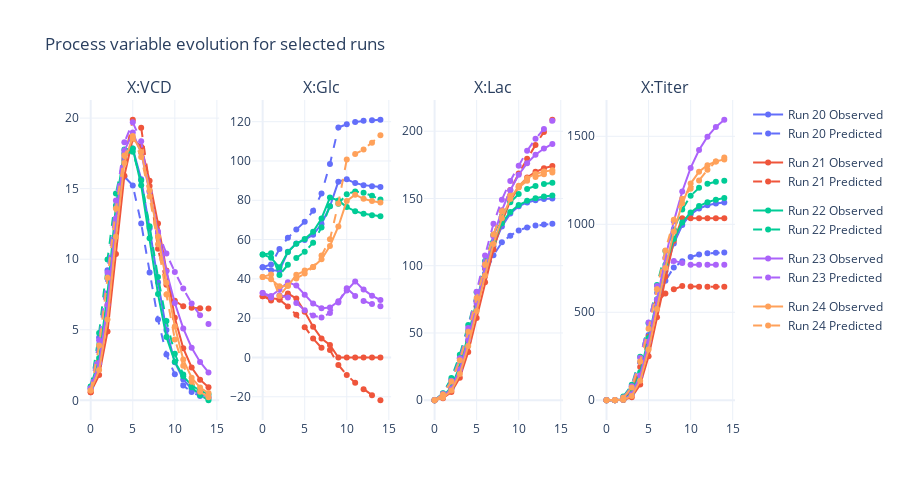

Write notebook code for a chart like this one.
### Code cell
plot_predicted_profile(
    X_test.transpose(1, 2, 0), 
	X_test_pred.transpose(1, 2, 0), 
	X_columns, select_runs=[20, 21, 22, 23, 24], height=500
)

### Figure 1 — Plotly figure (JSON) as saved in the notebook; plotly's stock layout.template omitted (floating-point values rounded to 4 significant figures)
{"data": [{"legendgroup": "group_20", "marker": {"color": "#636EFA"}, "name": "Run 20 Observed", "showlegend": true, "type": "scatter", "x": [0, 1, 2, 3, 4, 5, 6, 7, 8, 9, 10, 11, 12, 13, 14], "xaxis": "x", "y": [0.8214, 2.541, 6.62, 12.7, 17.19, 17.85, 15.67, 12.19, 8.37, 4.976, 2.706, 1.475, 0.8075, 0.4436, 0.2441], "yaxis": "y"}, {"legendgroup": "group_20", "line": {"dash": "dash"}, "marker": {"color": "#636EFA"}, "name": "Run 20 Predicted", "showlegend": true, "type": "scatter", "x": [0, 1, 2, 3, 4, 5, 6, 7, 8, 9, 10, 11, 12, 13, 14], "xaxis": "x", "y": [0.8214, 4.447, 9.22, 13.67, 15.86, 15.23, 12.54, 9.062, 5.721, 3.247, 1.839, 1.043, 0.5859, 0.3113, 0.1408], "yaxis": "y"}, {"legendgroup": "group_20", "marker": {"color": "#636EFA"}, "name": "Run 20 Observed", "showlegend": false, "type": "scatter", "x": [0, 1, 2, 3, 4, 5, 6, 7, 8, 9, 10, 11, 12, 13, 14], "xaxis": "x2", "y": [45.92, 44.45, 44.13, 53.79, 58.05, 59.83, 62.47, 67.93, 76.95, 89.49, 90.73, 88.78, 87.72, 87.13, 86.81], "yaxis": "y2"}, {"legendgroup": "group_20", "line": {"dash": "dash"}, "marker": {"color": "#636EFA"}, "name": "Run 20 Predicted", "showlegend": false, "type": "scatter", "x": [0, 1, 2, 3, 4, 5, 6, 7, 8, 9, 10, 11, 12, 13, 14], "xaxis": "x2", "y": [45.92, 47.32, 55.17, 60.9, 65.12, 69.03, 74.65, 83.52, 98.52, 117.0, 118.8, 119.8, 120.4, 120.8, 121.0], "yaxis": "y2"}, {"legendgroup": "group_20", "marker": {"color": "#636EFA"}, "name": "Run 20 Observed", "showlegend": false, "type": "scatter", "x": [0, 1, 2, 3, 4, 5, 6, 7, 8, 9, 10, 11, 12, 13, 14], "xaxis": "x3", "y": [0, 2.212, 8.471, 22.32, 44.25, 69.92, 94.3, 114.4, 129.2, 138.8, 144.1, 147.0, 148.6, 149.5, 150.0], "yaxis": "y3"}, {"legendgroup": "group_20", "line": {"dash": "dash"}, "marker": {"color": "#636EFA"}, "name": "Run 20 Predicted", "showlegend": false, "type": "scatter", "x": [0, 1, 2, 3, 4, 5, 6, 7, 8, 9, 10, 11, 12, 13, 14], "xaxis": "x3", "y": [0, 4.989, 15.06, 31.32, 51.72, 73.3, 92.68, 107.8, 117.4, 122.3, 126.3, 128.5, 129.8, 130.6, 131.1], "yaxis": "y3"}, {"legendgroup": "group_20", "marker": {"color": "#636EFA"}, "name": "Run 20 Observed", "showlegend": false, "type": "scatter", "x": [0, 1, 2, 3, 4, 5, 6, 7, 8, 9, 10, 11, 12, 13, 14], "xaxis": "x4", "y": [0, 0.1271, 3.201, 31.21, 132.7, 315.7, 532.1, 733.2, 890.8, 995.9, 1056.0, 1090.0, 1108.0, 1118.0, 1124.0], "yaxis": "y4"}, {"legendgroup": "group_20", "line": {"dash": "dash"}, "marker": {"color": "#636EFA"}, "name": "Run 20 Predicted", "showlegend": false, "type": "scatter", "x": [0, 1, 2, 3, 4, 5, 6, 7, 8, 9, 10, 11, 12, 13, 14], "xaxis": "x4", "y": [0, 1.687, 17.6, 76.12, 215.5, 371.4, 530.4, 679.4, 754.5, 790.0, 814.1, 828.1, 834.9, 838.3, 840.2], "yaxis": "y4"}, {"legendgroup": "group_21", "marker": {"color": "#EF553B"}, "name": "Run 21 Observed", "showlegend": true, "type": "scatter", "x": [0, 1, 2, 3, 4, 5, 6, 7, 8, 9, 10, 11, 12, 13, 14], "xaxis": "x", "y": [0.5765, 1.787, 4.877, 10.37, 15.92, 18.53, 17.98, 15.56, 12.52, 9.203, 5.85, 3.697, 2.328, 1.463, 0.9179], "yaxis": "y"}, {"legendgroup": "group_21", "line": {"dash": "dash"}, "marker": {"color": "#EF553B"}, "name": "Run 21 Predicted", "showlegend": true, "type": "scatter", "x": [0, 1, 2, 3, 4, 5, 6, 7, 8, 9, 10, 11, 12, 13, 14], "xaxis": "x", "y": [0.5765, 2.782, 6.741, 11.79, 17.03, 19.88, 19.32, 15.18, 10.73, 8.195, 7.055, 6.666, 6.557, 6.523, 6.501], "yaxis": "y"}, {"legendgroup": "group_21", "marker": {"color": "#EF553B"}, "name": "Run 21 Observed", "showlegend": false, "type": "scatter", "x": [0, 1, 2, 3, 4, 5, 6, 7, 8, 9, 10, 11, 12, 13, 14], "xaxis": "x2", "y": [31.22, 30.19, 29.67, 32.61, 29.97, 23.28, 15.7, 9.675, 6.368, -8.746e-08, -2.679e-09, 6.55e-09, 3.792e-09, -3.011e-08, 1.233e-08], "yaxis": "y2"}, {"legendgroup": "group_21", "line": {"dash": "dash"}, "marker": {"color": "#EF553B"}, "name": "Run 21 Predicted", "showlegend": false, "type": "scatter", "x": [0, 1, 2, 3, 4, 5, 6, 7, 8, 9, 10, 11, 12, 13, 14], "xaxis": "x2", "y": [31.22, 29.06, 29.39, 26.0, 21.71, 15.35, 9.597, 4.935, 3.782, -3.804, -8.93, -12.88, -16.23, -19.17, -21.77], "yaxis": "y2"}, {"legendgroup": "group_21", "marker": {"color": "#EF553B"}, "name": "Run 21 Observed", "showlegend": false, "type": "scatter", "x": [0, 1, 2, 3, 4, 5, 6, 7, 8, 9, 10, 11, 12, 13, 14], "xaxis": "x3", "y": [0, 1.55, 6.05, 16.81, 35.95, 61.19, 87.78, 112.1, 132.3, 148.1, 158.8, 165.5, 169.8, 172.5, 174.2], "yaxis": "y3"}, {"legendgroup": "group_21", "line": {"dash": "dash"}, "marker": {"color": "#EF553B"}, "name": "Run 21 Predicted", "showlegend": false, "type": "scatter", "x": [0, 1, 2, 3, 4, 5, 6, 7, 8, 9, 10, 11, 12, 13, 14], "xaxis": "x3", "y": [0, 3.003, 10.14, 23.64, 43.73, 69.77, 97.7, 122.6, 141.1, 156.2, 168.6, 179.6, 189.8, 199.4, 208.5], "yaxis": "y3"}, {"legendgroup": "group_21", "marker": {"color": "#EF553B"}, "name": "Run 21 Observed", "showlegend": false, "type": "scatter", "x": [0, 1, 2, 3, 4, 5, 6, 7, 8, 9, 10, 11, 12, 13, 14], "xaxis": "x4", "y": [0, 0.08263, 1.597, 17.11, 88.95, 249.6, 471.5, 702.7, 906.0, 1034.0, 1034.0, 1034.0, 1034.0, 1034.0, 1034.0], "yaxis": "y4"}, {"legendgroup": "group_21", "line": {"dash": "dash"}, "marker": {"color": "#EF553B"}, "name": "Run 21 Predicted", "showlegend": false, "type": "scatter", "x": [0, 1, 2, 3, 4, 5, 6, 7, 8, 9, 10, 11, 12, 13, 14], "xaxis": "x4", "y": [0, 0.588, 6.955, 49.66, 189.2, 360.7, 556.7, 606.1, 630.1, 648.8, 646.2, 645.1, 645.0, 645.0, 645.0], "yaxis": "y4"}, {"legendgroup": "group_22", "marker": {"color": "#00CC96"}, "name": "Run 22 Observed", "showlegend": true, "type": "scatter", "x": [0, 1, 2, 3, 4, 5, 6, 7, 8, 9, 10, 11, 12, 13, 14], "xaxis": "x", "y": [0.9745, 2.998, 7.573, 13.79, 17.78, 17.84, 15.24, 11.48, 7.529, 4.483, 2.733, 1.699, 1.07, 0.6793, 0.4336], "yaxis": "y"}, {"legendgroup": "group_22", "line": {"dash": "dash"}, "marker": {"color": "#00CC96"}, "name": "Run 22 Predicted", "showlegend": true, "type": "scatter", "x": [0, 1, 2, 3, 4, 5, 6, 7, 8, 9, 10, 11, 12, 13, 14], "xaxis": "x", "y": [0.9745, 4.774, 9.975, 14.66, 17.5, 17.62, 15.57, 12.33, 8.731, 5.628, 3.305, 1.833, 0.9304, 0.3625, 0.00447], "yaxis": "y"}, {"legendgroup": "group_22", "marker": {"color": "#00CC96"}, "name": "Run 22 Observed", "showlegend": false, "type": "scatter", "x": [0, 1, 2, 3, 4, 5, 6, 7, 8, 9, 10, 11, 12, 13, 14], "xaxis": "x2", "y": [52.45, 50.7, 45.86, 53.69, 57.94, 60.27, 63.95, 70.77, 81.37, 79.95, 76.57, 74.48, 73.18, 72.36, 71.83], "yaxis": "y2"}, {"legendgroup": "group_22", "line": {"dash": "dash"}, "marker": {"color": "#00CC96"}, "name": "Run 22 Predicted", "showlegend": false, "type": "scatter", "x": [0, 1, 2, 3, 4, 5, 6, 7, 8, 9, 10, 11, 12, 13, 14], "xaxis": "x2", "y": [52.45, 53.03, 41.98, 47.16, 50.66, 53.83, 58.41, 66.2, 76.99, 78.26, 83.1, 84.51, 83.8, 82.29, 80.36], "yaxis": "y2"}, {"legendgroup": "group_22", "marker": {"color": "#00CC96"}, "name": "Run 22 Observed", "showlegend": false, "type": "scatter", "x": [0, 1, 2, 3, 4, 5, 6, 7, 8, 9, 10, 11, 12, 13, 14], "xaxis": "x3", "y": [0, 2.62, 9.893, 25.29, 48.48, 74.55, 98.59, 117.9, 131.6, 140.0, 145.1, 148.2, 150.2, 151.4, 152.2], "yaxis": "y3"}, {"legendgroup": "group_22", "line": {"dash": "dash"}, "marker": {"color": "#00CC96"}, "name": "Run 22 Predicted", "showlegend": false, "type": "scatter", "x": [0, 1, 2, 3, 4, 5, 6, 7, 8, 9, 10, 11, 12, 13, 14], "xaxis": "x3", "y": [0, 5.295, 16.52, 33.91, 55.96, 80.37, 103.4, 122.9, 136.6, 147.1, 153.4, 157.1, 159.3, 160.7, 161.7], "yaxis": "y3"}, {"legendgroup": "group_22", "marker": {"color": "#00CC96"}, "name": "Run 22 Observed", "showlegend": false, "type": "scatter", "x": [0, 1, 2, 3, 4, 5, 6, 7, 8, 9, 10, 11, 12, 13, 14], "xaxis": "x4", "y": [0, 0.1742, 4.579, 41.13, 158.8, 354.0, 573.5, 769.4, 916.3, 1010.0, 1068.0, 1103.0, 1126.0, 1140.0, 1149.0], "yaxis": "y4"}, {"legendgroup": "group_22", "line": {"dash": "dash"}, "marker": {"color": "#00CC96"}, "name": "Run 22 Predicted", "showlegend": false, "type": "scatter", "x": [0, 1, 2, 3, 4, 5, 6, 7, 8, 9, 10, 11, 12, 13, 14], "xaxis": "x4", "y": [0, 2.016, 20.97, 87.94, 246.5, 437.2, 654.7, 847.6, 970.3, 1084.0, 1162.0, 1207.0, 1230.0, 1242.0, 1248.0], "yaxis": "y4"}, {"legendgroup": "group_23", "marker": {"color": "#AB63FA"}, "name": "Run 23 Observed", "showlegend": true, "type": "scatter", "x": [0, 1, 2, 3, 4, 5, 6, 7, 8, 9, 10, 11, 12, 13, 14], "xaxis": "x", "y": [0.8622, 2.637, 6.776, 12.9, 17.67, 18.97, 17.53, 14.81, 11.84, 9.144, 6.892, 5.094, 3.729, 2.717, 1.972], "yaxis": "y"}, {"legendgroup": "group_23", "line": {"dash": "dash"}, "marker": {"color": "#AB63FA"}, "name": "Run 23 Predicted", "showlegend": true, "type": "scatter", "x": [0, 1, 2, 3, 4, 5, 6, 7, 8, 9, 10, 11, 12, 13, 14], "xaxis": "x", "y": [0.8622, 4.25, 9.059, 14.15, 18.28, 19.7, 18.35, 14.76, 11.96, 10.4, 9.098, 7.916, 6.862, 6.029, 5.409], "yaxis": "y"}, {"legendgroup": "group_23", "marker": {"color": "#AB63FA"}, "name": "Run 23 Observed", "showlegend": false, "type": "scatter", "x": [0, 1, 2, 3, 4, 5, 6, 7, 8, 9, 10, 11, 12, 13, 14], "xaxis": "x2", "y": [32.86, 31.32, 34.56, 38.33, 36.6, 31.92, 27.43, 25.04, 25.44, 28.58, 34.1, 38.73, 34.53, 31.47, 29.24], "yaxis": "y2"}, {"legendgroup": "group_23", "line": {"dash": "dash"}, "marker": {"color": "#AB63FA"}, "name": "Run 23 Predicted", "showlegend": false, "type": "scatter", "x": [0, 1, 2, 3, 4, 5, 6, 7, 8, 9, 10, 11, 12, 13, 14], "xaxis": "x2", "y": [32.86, 30.5, 31.7, 30.57, 27.76, 24.04, 21.32, 20.28, 22.66, 28.03, 35.27, 31.35, 28.8, 27.16, 26.07], "yaxis": "y2"}, {"legendgroup": "group_23", "marker": {"color": "#AB63FA"}, "name": "Run 23 Observed", "showlegend": false, "type": "scatter", "x": [0, 1, 2, 3, 4, 5, 6, 7, 8, 9, 10, 11, 12, 13, 14], "xaxis": "x3", "y": [0, 2.307, 8.75, 22.85, 45.23, 72.03, 98.55, 121.9, 141.1, 156.2, 167.7, 176.2, 182.5, 187.1, 190.5], "yaxis": "y3"}, {"legendgroup": "group_23", "line": {"dash": "dash"}, "marker": {"color": "#AB63FA"}, "name": "Run 23 Predicted", "showlegend": false, "type": "scatter", "x": [0, 1, 2, 3, 4, 5, 6, 7, 8, 9, 10, 11, 12, 13, 14], "xaxis": "x3", "y": [0, 4.687, 14.59, 31.23, 53.78, 80.63, 107.7, 131.2, 149.1, 163.0, 174.3, 185.4, 194.4, 201.7, 207.7], "yaxis": "y3"}, {"legendgroup": "group_23", "marker": {"color": "#AB63FA"}, "name": "Run 23 Observed", "showlegend": false, "type": "scatter", "x": [0, 1, 2, 3, 4, 5, 6, 7, 8, 9, 10, 11, 12, 13, 14], "xaxis": "x4", "y": [0, 0.1764, 3.702, 33.62, 140.0, 334.3, 573.1, 809.3, 1017.0, 1187.0, 1320.0, 1422.0, 1498.0, 1553.0, 1594.0], "yaxis": "y4"}, {"legendgroup": "group_23", "line": {"dash": "dash"}, "marker": {"color": "#AB63FA"}, "name": "Run 23 Predicted", "showlegend": false, "type": "scatter", "x": [0, 1, 2, 3, 4, 5, 6, 7, 8, 9, 10, 11, 12, 13, 14], "xaxis": "x4", "y": [0, 1.443, 15.83, 79.37, 241.6, 442.0, 649.2, 753.1, 792.0, 780.6, 770.6, 770.6, 770.6, 770.6, 770.7], "yaxis": "y4"}, {"legendgroup": "group_24", "marker": {"color": "#FFA15A"}, "name": "Run 24 Observed", "showlegend": true, "type": "scatter", "x": [0, 1, 2, 3, 4, 5, 6, 7, 8, 9, 10, 11, 12, 13, 14], "xaxis": "x", "y": [0.6888, 2.14, 5.729, 11.59, 16.82, 18.73, 17.59, 14.86, 11.61, 8.328, 5.228, 2.888, 1.607, 0.9053, 0.5136], "yaxis": "y"}, {"legendgroup": "group_24", "line": {"dash": "dash"}, "marker": {"color": "#FFA15A"}, "name": "Run 24 Predicted", "showlegend": true, "type": "scatter", "x": [0, 1, 2, 3, 4, 5, 6, 7, 8, 9, 10, 11, 12, 13, 14], "xaxis": "x", "y": [0.6888, 3.891, 8.677, 13.59, 17.35, 18.57, 17.24, 14.44, 11.06, 7.5, 4.317, 2.457, 1.319, 0.6034, 0.213], "yaxis": "y"}, {"legendgroup": "group_24", "marker": {"color": "#FFA15A"}, "name": "Run 24 Observed", "showlegend": false, "type": "scatter", "x": [0, 1, 2, 3, 4, 5, 6, 7, 8, 9, 10, 11, 12, 13, 14], "xaxis": "x2", "y": [41.02, 39.78, 36.23, 36.39, 42.05, 44.21, 46.09, 49.95, 56.73, 66.66, 79.68, 82.84, 80.75, 79.58, 78.92], "yaxis": "y2"}, {"legendgroup": "group_24", "line": {"dash": "dash"}, "marker": {"color": "#FFA15A"}, "name": "Run 24 Predicted", "showlegend": false, "type": "scatter", "x": [0, 1, 2, 3, 4, 5, 6, 7, 8, 9, 10, 11, 12, 13, 14], "xaxis": "x2", "y": [41.02, 42.26, 31.31, 36.58, 40.24, 42.68, 46.03, 51.85, 60.12, 78.37, 100.7, 103.6, 105.8, 109.3, 113.1], "yaxis": "y2"}, {"legendgroup": "group_24", "marker": {"color": "#FFA15A"}, "name": "Run 24 Observed", "showlegend": false, "type": "scatter", "x": [0, 1, 2, 3, 4, 5, 6, 7, 8, 9, 10, 11, 12, 13, 14], "xaxis": "x3", "y": [0, 1.857, 7.2, 19.51, 40.27, 66.3, 92.74, 116.2, 135.3, 149.6, 159.4, 165.1, 168.2, 170.0, 171.0], "yaxis": "y3"}, {"legendgroup": "group_24", "line": {"dash": "dash"}, "marker": {"color": "#FFA15A"}, "name": "Run 24 Predicted", "showlegend": false, "type": "scatter", "x": [0, 1, 2, 3, 4, 5, 6, 7, 8, 9, 10, 11, 12, 13, 14], "xaxis": "x3", "y": [0, 4.363, 13.93, 29.74, 50.99, 75.95, 100.9, 123.3, 140.5, 152.0, 158.1, 163.1, 166.0, 167.9, 169.3], "yaxis": "y3"}, {"legendgroup": "group_24", "marker": {"color": "#FFA15A"}, "name": "Run 24 Observed", "showlegend": false, "type": "scatter", "x": [0, 1, 2, 3, 4, 5, 6, 7, 8, 9, 10, 11, 12, 13, 14], "xaxis": "x4", "y": [0, 0.09371, 2.219, 23.65, 111.0, 288.0, 518.2, 752.0, 957.2, 1119.0, 1231.0, 1298.0, 1336.0, 1357.0, 1369.0], "yaxis": "y4"}, {"legendgroup": "group_24", "line": {"dash": "dash"}, "marker": {"color": "#FFA15A"}, "name": "Run 24 Predicted", "showlegend": false, "type": "scatter", "x": [0, 1, 2, 3, 4, 5, 6, 7, 8, 9, 10, 11, 12, 13, 14], "xaxis": "x4", "y": [0, 1.229, 14.02, 72.45, 220.0, 406.7, 630.6, 851.2, 1025.0, 1145.0, 1202.0, 1249.0, 1310.0, 1356.0, 1379.0], "yaxis": "y4"}], "layout": {"annotations": [{"font": {"size": 16}, "showarrow": false, "text": "X:VCD", "x": 0.1062, "xanchor": "center", "xref": "paper", "y": 1, "yanchor": "bottom", "yref": "paper"}, {"font": {"size": 16}, "showarrow": false, "text": "X:Glc", "x": 0.3688, "xanchor": "center", "xref": "paper", "y": 1, "yanchor": "bottom", "yref": "paper"}, {"font": {"size": 16}, "showarrow": false, "text": "X:Lac", "x": 0.6313, "xanchor": "center", "xref": "paper", "y": 1, "yanchor": "bottom", "yref": "paper"}, {"font": {"size": 16}, "showarrow": false, "text": "X:Titer", "x": 0.8938, "xanchor": "center", "xref": "paper", "y": 1, "yanchor": "bottom", "yref": "paper"}], "height": 500, "showlegend": true, "title": {"text": "Process variable evolution for selected runs"}, "xaxis": {"anchor": "y", "domain": [0, 0.2125]}, "xaxis2": {"anchor": "y2", "domain": [0.2625, 0.475]}, "xaxis3": {"anchor": "y3", "domain": [0.525, 0.7375]}, "xaxis4": {"anchor": "y4", "domain": [0.7875, 1]}, "yaxis": {"anchor": "x", "domain": [0, 1]}, "yaxis2": {"anchor": "x2", "domain": [0, 1]}, "yaxis3": {"anchor": "x3", "domain": [0, 1]}, "yaxis4": {"anchor": "x4", "domain": [0, 1]}}}
